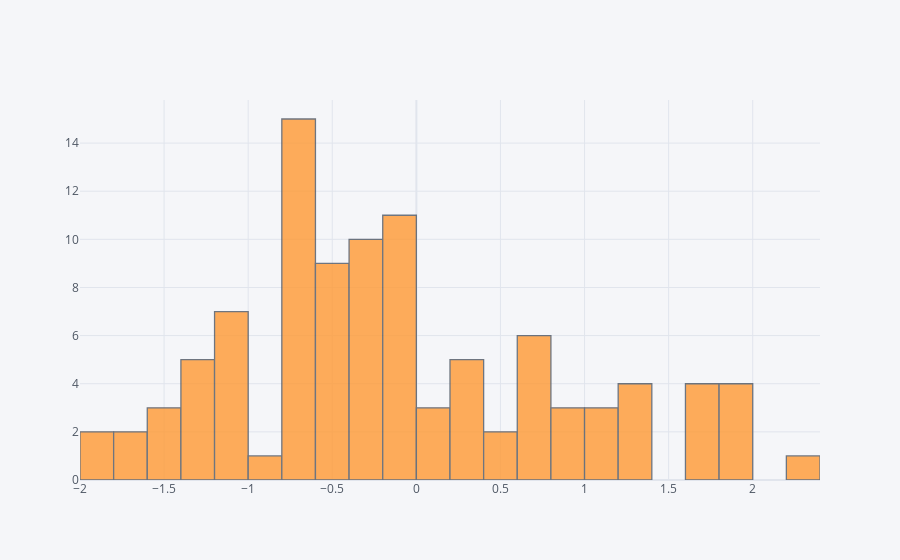

Notebook code for this chart:
### Code cell
df['A'].iplot(kind='hist',bins=25)

### Figure 1 — Plotly figure (JSON) as saved in the notebook; plotly's stock layout.template omitted (floating-point values rounded to 4 significant figures)
{"data": [{"histfunc": "count", "histnorm": "", "marker": {"color": "rgba(255, 153, 51, 1.0)", "line": {"color": "#4D5663", "width": 1.3}}, "name": "A", "nbinsx": 25, "opacity": 0.8, "orientation": "v", "type": "histogram", "x": [-0.1238, -1.518, -0.6467, -1.007, -0.6376, -1.804, -0.6845, -1.046, -0.6241, -0.5496, 1.062, 0.9884, 1.218, -0.2694, 0.673, -0.3483, -0.4456, 1.602, -0.2525, 1.866, 0.6967, 0.5063, -0.384, -0.313, 0.1342, -0.05761, -0.2166, -1.328, 0.6483, 0.2682, -1.464, -0.5716, -1.771, -0.7874, -0.7795, -0.4442, -1.217, 0.6658, 0.8274, -1.09, -0.9861, -0.7607, 0.2767, -1.274, 1.683, 0.5393, -0.4054, -0.7923, 1.345, 1.136, 1.913, -0.7432, -0.1629, 1.821, -1.165, 0.2148, -1.223, -0.3927, 0.06082, -1.121, 2.345, -0.05889, -0.003227, -1.603, 0.2099, -0.6635, 0.6912, -0.1188, 0.09761, -0.1109, 0.8954, -0.139, -0.0852, -0.4389, -0.3891, -0.5299, -0.231, -0.7643, 1.279, -0.2539, 0.7151, -0.046, 1.922, -0.602, 1.62, -1.16, -0.4844, 0.3474, -0.7014, -1.395, -0.4925, 1.133, -0.02342, -0.7454, -1.822, -1.049, -0.7085, 1.301, -1.403, 1.791]}], "layout": {"barmode": "overlay", "legend": {"bgcolor": "#F5F6F9", "font": {"color": "#4D5663"}}, "paper_bgcolor": "#F5F6F9", "plot_bgcolor": "#F5F6F9", "title": {"font": {"color": "#4D5663"}}, "xaxis": {"gridcolor": "#E1E5ED", "showgrid": true, "tickfont": {"color": "#4D5663"}, "title": {"font": {"color": "#4D5663"}, "text": ""}, "zerolinecolor": "#E1E5ED"}, "yaxis": {"gridcolor": "#E1E5ED", "showgrid": true, "tickfont": {"color": "#4D5663"}, "title": {"font": {"color": "#4D5663"}, "text": ""}, "zerolinecolor": "#E1E5ED"}}}
